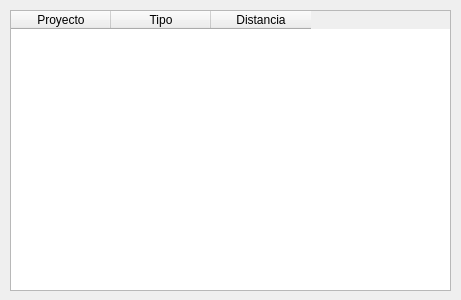
<?xml version="1.0" encoding="UTF-8"?>
<ui version="4.0">
 <class>dlg_Impactos</class>
 <widget class="QDialog" name="dlg_Impactos">
  <property name="geometry">
   <rect>
    <x>0</x>
    <y>0</y>
    <width>461</width>
    <height>300</height>
   </rect>
  </property>
  <property name="windowTitle">
   <string>Tabla de impactos</string>
  </property>
  <widget class="QTableWidget" name="Tbw_Impactos">
   <property name="geometry">
    <rect>
     <x>10</x>
     <y>10</y>
     <width>441</width>
     <height>281</height>
    </rect>
   </property>
   <property name="font">
    <font>
     <weight>50</weight>
     <bold>false</bold>
    </font>
   </property>
   <property name="alternatingRowColors">
    <bool>true</bool>
   </property>
   <column>
    <property name="text">
     <string>Proyecto</string>
    </property>
   </column>
   <column>
    <property name="text">
     <string>Tipo</string>
    </property>
   </column>
   <column>
    <property name="text">
     <string>Distancia</string>
    </property>
   </column>
  </widget>
 </widget>
 <resources/>
 <connections/>
</ui>
